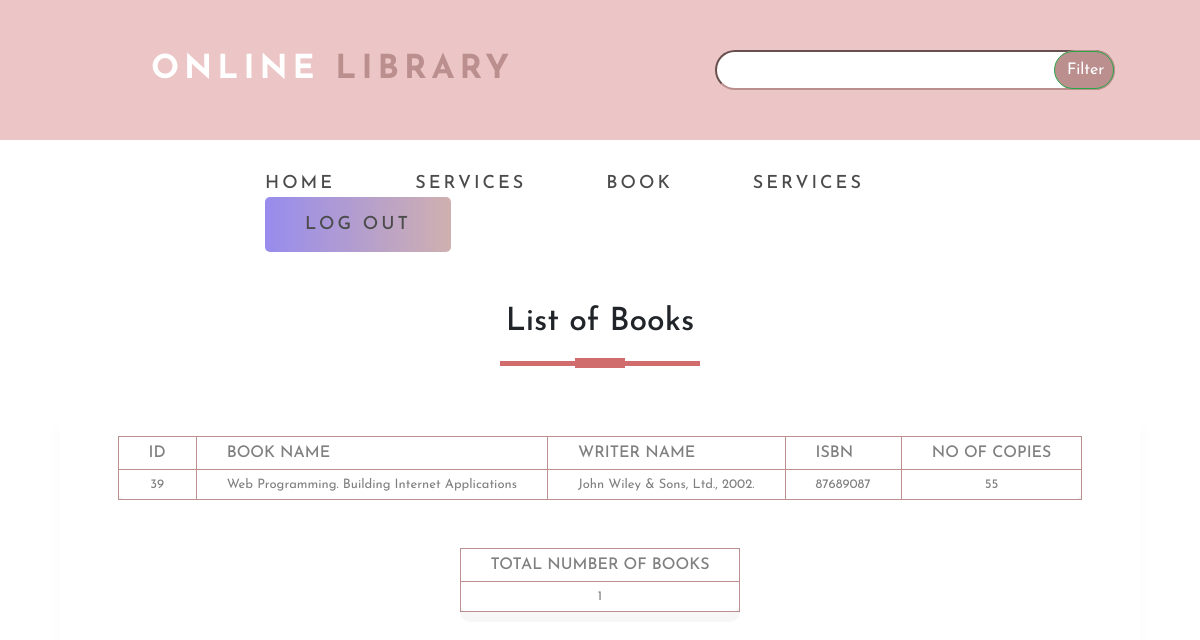
The page /php/web.php on the database its author committed.
### tables this page shows
CREATE TABLE `book1` (
  `id` int(255) NOT NULL,
  `isbn` int(255) NOT NULL,
  `name` text NOT NULL,
  `writer` text NOT NULL,
  `category` text NOT NULL,
  `image` varchar(1000) NOT NULL,
  `count` int(255) NOT NULL,
  `link` varchar(1000) NOT NULL
);

### php/web.php (the view, shortened to what this page needs)
<html>
<head>
  <link rel="stylesheet" type="text/css" href="../css/booktype.css">
  <link rel="stylesheet" href="https://maxcdn.bootstrapcdn.com/bootstrap/4.5.2/css/bootstrap.min.css">
<link rel="stylesheet" href="https://cdnjs.cloudflare.com/ajax/libs/font-awesome/4.7.0/css/font-awesome.min.css" />
</head>
<body>
<div class="ratri">
     <div class="row">
       <div class="col-md-6">
         <div class="navbar">
         <div class="logo">
                <a href="indexnew.php">Online<span> Library</span></a>
            </div>
         </div>
       </div>
       <div class="col-md-6">
       <form action="book.php"  method="post" >
            <div class="search">
            <div class="s1">
                <div class="s2">
                    <input type="text" class="input"  name="valueToSearch" >
                    <div class="btn btn_common">
                    <input type="submit" class="btn btn-success" name="search" value="Filter">
                    </div>
                </div>
            </div>
        </div>
            </form>
       </div>
     </div>
   </div>
   <section id="nav">
     <div class="container">
     <div class="menu">
                <ul>
                    <li class="r1">
                        <a href="../index.html">Home</a></li>
                        <li><a href="aboutdemo.php">Services</a></li>
                       <li> <a href="book.php">Book</a></li>
                       <li> <a href="servicedemo.php">Services</a></li>
                       <li class="reg-btn"> <a href="logout.php">Log out</a></li>
                </ul>
            </div>
</section>
<div class="main-div">
    <h2 class="title text-center">List of Books</h2>
    <div class="center-div">
        <div class="table-responsive">
            <table>
                <thead>
                    <tr>
                        <th>ID</th>
                        <th>Book Name</th>
                        <th>Writer Name</th>
                        <th>ISBN</th>
                        <th>No of Copies</th>
                    </tr>
                </thead>
                <tbody>
                <?php
include 'connection.php';
$sql="select count(*) as total from book1 where category='Web'";
$result= mysqli_query($con,$sql);
while($res=mysqli_fetch_array($result))
{
  $output=$res['total'];
}
$selectquery="select * from book1 where category='Web'";
$query=mysqli_query($con,$selectquery);
while($res=mysqli_fetch_array($query))
{
    ?>
    <tr>
    <td><?php echo $res['id']?></td>
    <td><?php echo $res['name']?></td>
    <td><?php echo $res['writer']?></td>
    <td><?php echo $res['isbn']?></td>
    <td><?php echo $res['count']?></td>
</tr>
<?php
}
?>
                </tbody>
            </table>
        </div>
        <div class="container">
        <br><br>
        <table>
        <thead>
                    <tr>
                        <th>Total Number Of Books</th>
                    </tr>
                </thead>
                <tr>
                <td><?php echo $output?></td>
                </tr>
        </table>
        </div>
</div>
</div>
</body>
</html>

### css/booktype.css (style rules this page uses)
* { margin:0; padding:0; box-sizing:border-box; font-family:'Josefin Sans',sans-serif; }
table { border-collapse:collapse; background-color:#fff; box-shadow:0 10px 0 rgba(0,0,0,.03); border-radius:10px; margin:auto; }
th,td { border:1px solid rosybrown; padding:8px 30px; text-align:center; color:grey; }
th { text-transform:uppercase; font-weight:500; text-align:center; }
td { font-size:13px; }
.main-div { width:100%; height:100vh; display:flex; flex-direction:column; justify-content:center; align-items:center; }
.main-div h2 { padding:5px; margin-top:25px; text-decoration:uppercase; }
.title::before { content:''; background:#7b1798; height:5px; width:200px; margin-left:auto; margin-right:auto; display:block; transform:translateY(63px); }
.title::after { content:''; background:#7b1798; height:10px; width:50px; margin-left:auto; margin-right:auto; margin-bottom:40px; display:block; transform:translateY(17px); }
.center-div { width:90%; height:80vh; padding:20px 0 0 0; box-shadow:0 10px 20px 0 rgba(0,0,0,.03); border-radius:10px; margin:auto; }
.ratri { padding-top: 30px; padding-left: 35px; padding-right: 35px; padding-bottom: 30px; background: rgb(236, 198, 198); }
.search .input { border-color: rosybrown; background-color: #fff; }
.s1 .s2 { position: relative; width: 400px; height: 40px; margin-left: 100px; top: 20px ; font-size: 33px; font-weight: 900; text-transform: uppercase; letter-spacing: 5px; }
.s1 .s2 .input { position: absolute; top: 0; left: 0; height: 100%; width: 100%; border-radius: 20px; font-size: 18px; padding-left: 10px; }
.s1 .s2 .btn { position: absolute; top: 0; right: 0; width: 60px; height: 100%; background: rosybrown; z-index: 1; cursor: pointer; border-bottom-right-radius: 20px; border-bottom-left-radius: 20px; border-top-left-radius: 20px; border-top-right-radius: 20px; }
.navbar { width:100%; height:80px; display:flex; justify-content: space-between; }
.navbar .logo a { margin-left: 100px; font-size: 33px; font-weight: 900; text-transform: uppercase; letter-spacing: 5px; color: #fff!important; }
.navbar .logo span { font-size: 33px; color: rosybrown; }
#nav { padding-top: 30px; padding-left: 250px; }
.menu ul li { display: inline-block; }
.menu ul li a { position: relative; color: black!important; opacity: 0.7; margin-right: 75px; font-size: 18px; font-weight: 500; display: flex; align-items: center; letter-spacing: 3px; text-transform: uppercase; }
.menu ul li a:after { position:absolute; left:0; top:35px; width:100%; height:4px; background: blue; content:''; opacity: 0; transition: all 0.3s; border-radius: 6px; }
.reg-btn a { display: block; padding: 14px 40px; font-size: 20px; font-weight: 200; background-image: linear-gradient(to right,#6c5ce7, rosybrown); margin-right: 100px; letter-spacing: 1px; border-radius: 5px; transition: all 0.3s; color:#fff!important; }
.title::before { content:''; background:rgb(209, 108, 108); height:5px; width:200px; margin-left:auto; margin-right:auto; display:block; transform:translateY(63px); }
.title::after { content:''; background:rgb(209, 108, 108); height:10px; width:50px; margin-left:auto; margin-right:auto; margin-bottom:40px; display:block; transform:translateY(17px); }

### rows shown on the page
book1: id "39", name "Web Programming. Building Internet Applications", writer "John Wiley & Sons, Ltd., 2002.", isbn "87689087", count "55"

### other values the page prints
$output "1"
